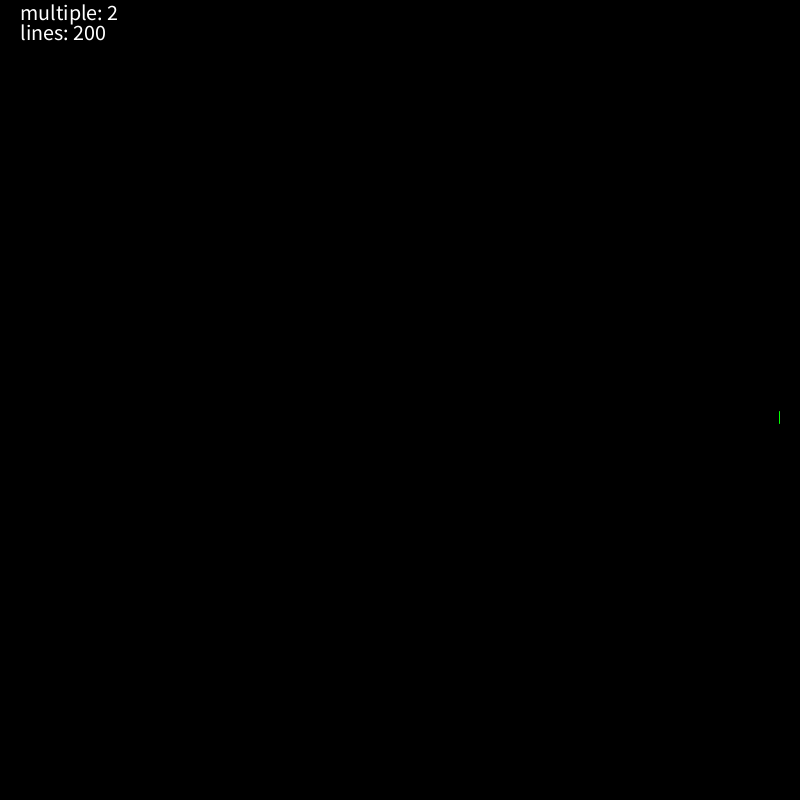
Frame 1 (no input)
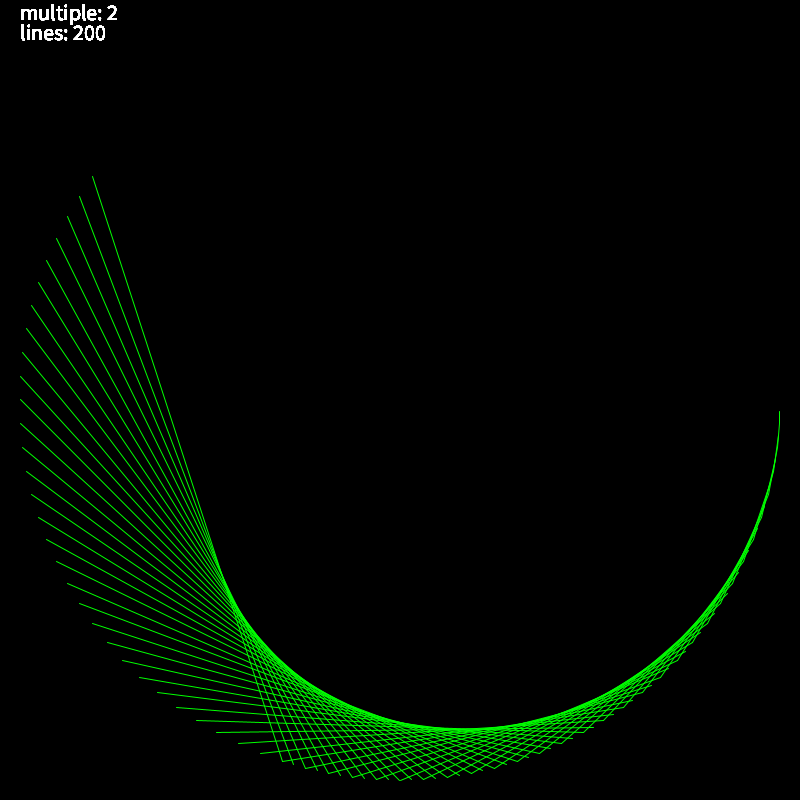
Frame 60 (the mouse pressed at the canvas centre just before this capture)
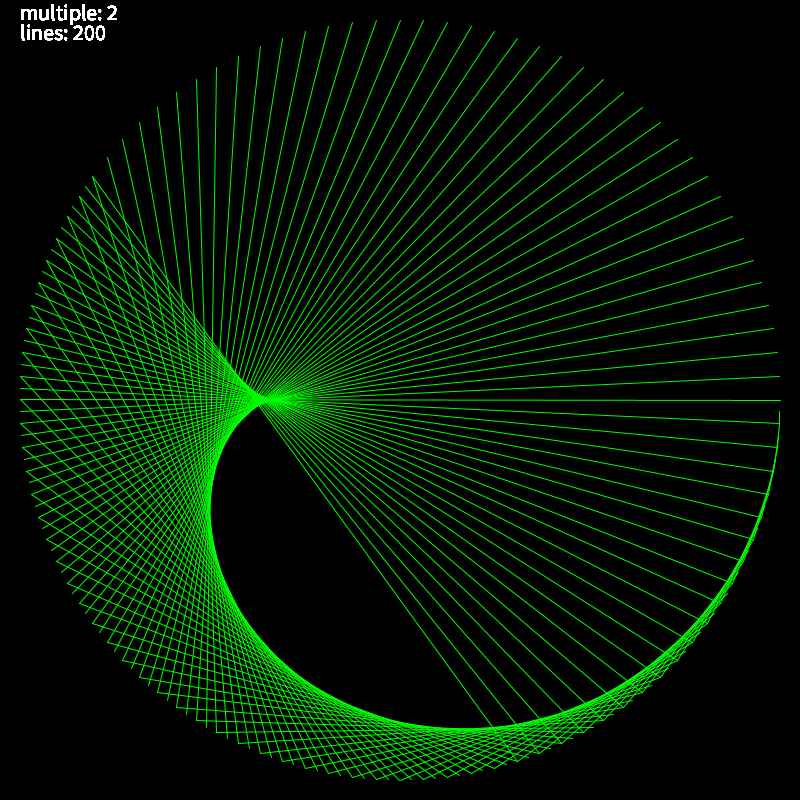
Frame 120 (the mouse held since frame 60 and released just before this capture)

The Processing sketch that drew these frames (run headless with seeded random() and noise(); from frame 60 on, the mouse is pressed at the canvas centre):

// Processing sketch: timesTables
// ── timesTables.pde
float x;
float y;
float x1;
float y1;
float theta=0;
float theta1=0;
float r;
float m =2;//multiplier for second point
float lines =200;
void setup(){
  
  size(800,800); 
  //fullScreen();
  background(0,0,0);
  strokeWeight(1);
  stroke(0,255,0);
  r= width/2-20;
 // frameRate(2);
}

void draw(){
  
  // clear screen and increace multiple, reset theta to 0
  if (theta >360){
   background(0);
   theta = 0;
   m=m+1;
  }
  
  theta += 360/lines;  // step around the circule
  theta1=theta*m;
  //theta = theta%360; // constrains theta
  //theta1 =theta1%360; // if not gets out of phase
  
  // cartesian to polar coordinates 
  x= cos(radians(theta))*r;
  y= sin(radians(theta))*r;
  x1= cos(radians(theta1))*r;
  y1= sin(radians(theta1))*r;
  textSize(22);
  text("multiple: "+str(floor(m)),20,20);
  text("lines: "+str(floor(lines)),20,40);
   
  translate(width/2,height/2);
  
  // draw line 
  line(x,y,x1,y1);
  
  
}
